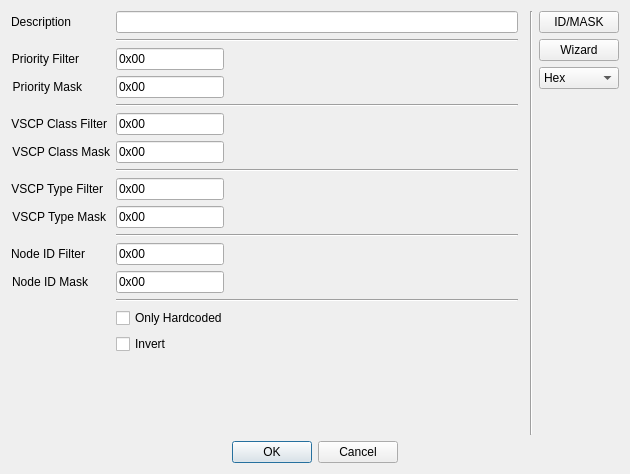
<?xml version="1.0" encoding="UTF-8"?>
<ui version="4.0">
 <class>CDlgLevel1Filter</class>
 <widget class="QDialog" name="CDlgLevel1Filter">
  <property name="geometry">
   <rect>
    <x>0</x>
    <y>0</y>
    <width>630</width>
    <height>474</height>
   </rect>
  </property>
  <property name="baseSize">
   <size>
    <width>0</width>
    <height>0</height>
   </size>
  </property>
  <property name="windowTitle">
   <string>VSCP Level I Filter</string>
  </property>
  <layout class="QGridLayout" name="gridLayout">
   <item row="0" column="3" colspan="3">
    <layout class="QVBoxLayout" name="verticalLayout">
     <item>
      <widget class="QPushButton" name="btnIdMask">
       <property name="text">
        <string>ID/MASK</string>
       </property>
      </widget>
     </item>
     <item>
      <widget class="QPushButton" name="btnWizard">
       <property name="enabled">
        <bool>true</bool>
       </property>
       <property name="text">
        <string>Wizard</string>
       </property>
      </widget>
     </item>
     <item>
      <widget class="QComboBox" name="comboNumberBase">
       <property name="enabled">
        <bool>true</bool>
       </property>
       <property name="currentText">
        <string>Hex</string>
       </property>
       <item>
        <property name="text">
         <string>Hex</string>
        </property>
       </item>
       <item>
        <property name="text">
         <string>Dec</string>
        </property>
       </item>
       <item>
        <property name="text">
         <string>Oct</string>
        </property>
       </item>
       <item>
        <property name="text">
         <string>Bin</string>
        </property>
       </item>
      </widget>
     </item>
     <item>
      <spacer name="verticalSpacer">
       <property name="orientation">
        <enum>Qt::Vertical</enum>
       </property>
       <property name="sizeHint" stdset="0">
        <size>
         <width>20</width>
         <height>40</height>
        </size>
       </property>
      </spacer>
     </item>
    </layout>
   </item>
   <item row="0" column="0">
    <layout class="QFormLayout" name="formLayout">
     <item row="0" column="0">
      <widget class="QLabel" name="label">
       <property name="text">
        <string>Description</string>
       </property>
       <property name="alignment">
        <set>Qt::AlignRight|Qt::AlignTrailing|Qt::AlignVCenter</set>
       </property>
      </widget>
     </item>
     <item row="0" column="1">
      <widget class="QLineEdit" name="editDescription">
       <property name="toolTip">
        <string>Description for VSCP Level I filter</string>
       </property>
       <property name="text">
        <string/>
       </property>
      </widget>
     </item>
     <item row="1" column="1">
      <widget class="Line" name="line">
       <property name="orientation">
        <enum>Qt::Horizontal</enum>
       </property>
      </widget>
     </item>
     <item row="2" column="0">
      <widget class="QLabel" name="label_5">
       <property name="text">
        <string>Priority Filter</string>
       </property>
       <property name="alignment">
        <set>Qt::AlignRight|Qt::AlignTrailing|Qt::AlignVCenter</set>
       </property>
       <property name="buddy">
        <cstring>editVscpPriorityFilter</cstring>
       </property>
      </widget>
     </item>
     <item row="2" column="1">
      <widget class="QLineEdit" name="editVscpPriorityFilter">
       <property name="sizePolicy">
        <sizepolicy hsizetype="Fixed" vsizetype="Fixed">
         <horstretch>0</horstretch>
         <verstretch>0</verstretch>
        </sizepolicy>
       </property>
       <property name="text">
        <string>0x00</string>
       </property>
      </widget>
     </item>
     <item row="3" column="0">
      <widget class="QLabel" name="label_8">
       <property name="text">
        <string>Priority Mask</string>
       </property>
       <property name="alignment">
        <set>Qt::AlignRight|Qt::AlignTrailing|Qt::AlignVCenter</set>
       </property>
       <property name="buddy">
        <cstring>editVscpPriorityMask</cstring>
       </property>
      </widget>
     </item>
     <item row="3" column="1">
      <widget class="QLineEdit" name="editVscpPriorityMask">
       <property name="sizePolicy">
        <sizepolicy hsizetype="Fixed" vsizetype="Fixed">
         <horstretch>0</horstretch>
         <verstretch>0</verstretch>
        </sizepolicy>
       </property>
       <property name="text">
        <string>0x00</string>
       </property>
      </widget>
     </item>
     <item row="4" column="1">
      <widget class="Line" name="line_6">
       <property name="orientation">
        <enum>Qt::Horizontal</enum>
       </property>
      </widget>
     </item>
     <item row="5" column="0">
      <widget class="QLabel" name="label_2">
       <property name="text">
        <string>VSCP Class Filter</string>
       </property>
       <property name="alignment">
        <set>Qt::AlignRight|Qt::AlignTrailing|Qt::AlignVCenter</set>
       </property>
       <property name="buddy">
        <cstring>editVscpClassFilter</cstring>
       </property>
      </widget>
     </item>
     <item row="5" column="1">
      <widget class="QLineEdit" name="editVscpClassFilter">
       <property name="sizePolicy">
        <sizepolicy hsizetype="Fixed" vsizetype="Fixed">
         <horstretch>0</horstretch>
         <verstretch>0</verstretch>
        </sizepolicy>
       </property>
       <property name="text">
        <string>0x00</string>
       </property>
      </widget>
     </item>
     <item row="6" column="0">
      <widget class="QLabel" name="label_6">
       <property name="text">
        <string>VSCP Class Mask</string>
       </property>
       <property name="alignment">
        <set>Qt::AlignRight|Qt::AlignTrailing|Qt::AlignVCenter</set>
       </property>
       <property name="buddy">
        <cstring>editVscpClassMask</cstring>
       </property>
      </widget>
     </item>
     <item row="6" column="1">
      <widget class="QLineEdit" name="editVscpClassMask">
       <property name="sizePolicy">
        <sizepolicy hsizetype="Fixed" vsizetype="Fixed">
         <horstretch>0</horstretch>
         <verstretch>0</verstretch>
        </sizepolicy>
       </property>
       <property name="text">
        <string>0x00</string>
       </property>
      </widget>
     </item>
     <item row="7" column="1">
      <widget class="Line" name="line_2">
       <property name="orientation">
        <enum>Qt::Horizontal</enum>
       </property>
      </widget>
     </item>
     <item row="8" column="0">
      <widget class="QLabel" name="label_4">
       <property name="text">
        <string>VSCP Type Filter</string>
       </property>
       <property name="alignment">
        <set>Qt::AlignRight|Qt::AlignTrailing|Qt::AlignVCenter</set>
       </property>
       <property name="buddy">
        <cstring>editVscpTypeFilter</cstring>
       </property>
      </widget>
     </item>
     <item row="8" column="1">
      <widget class="QLineEdit" name="editVscpTypeFilter">
       <property name="sizePolicy">
        <sizepolicy hsizetype="Fixed" vsizetype="Fixed">
         <horstretch>0</horstretch>
         <verstretch>0</verstretch>
        </sizepolicy>
       </property>
       <property name="text">
        <string>0x00</string>
       </property>
      </widget>
     </item>
     <item row="9" column="0">
      <widget class="QLabel" name="label_7">
       <property name="text">
        <string>VSCP Type Mask</string>
       </property>
       <property name="alignment">
        <set>Qt::AlignRight|Qt::AlignTrailing|Qt::AlignVCenter</set>
       </property>
       <property name="buddy">
        <cstring>editVscpTypeMask</cstring>
       </property>
      </widget>
     </item>
     <item row="9" column="1">
      <widget class="QLineEdit" name="editVscpTypeMask">
       <property name="sizePolicy">
        <sizepolicy hsizetype="Fixed" vsizetype="Fixed">
         <horstretch>0</horstretch>
         <verstretch>0</verstretch>
        </sizepolicy>
       </property>
       <property name="text">
        <string>0x00</string>
       </property>
      </widget>
     </item>
     <item row="10" column="1">
      <widget class="Line" name="line_3">
       <property name="orientation">
        <enum>Qt::Horizontal</enum>
       </property>
      </widget>
     </item>
     <item row="11" column="0">
      <widget class="QLabel" name="label_3">
       <property name="text">
        <string>Node ID Filter</string>
       </property>
       <property name="alignment">
        <set>Qt::AlignRight|Qt::AlignTrailing|Qt::AlignVCenter</set>
       </property>
       <property name="buddy">
        <cstring>editVscpNodeIdFilter</cstring>
       </property>
      </widget>
     </item>
     <item row="11" column="1">
      <widget class="QLineEdit" name="editVscpNodeIdFilter">
       <property name="sizePolicy">
        <sizepolicy hsizetype="Fixed" vsizetype="Fixed">
         <horstretch>0</horstretch>
         <verstretch>0</verstretch>
        </sizepolicy>
       </property>
       <property name="toolTip">
        <string>Address to remote host. Prefix with stcp:// for SSL/TLS</string>
       </property>
       <property name="text">
        <string>0x00</string>
       </property>
      </widget>
     </item>
     <item row="12" column="0">
      <widget class="QLabel" name="label_9">
       <property name="text">
        <string>Node ID Mask</string>
       </property>
       <property name="alignment">
        <set>Qt::AlignRight|Qt::AlignTrailing|Qt::AlignVCenter</set>
       </property>
       <property name="buddy">
        <cstring>editVscpNodeIdMask</cstring>
       </property>
      </widget>
     </item>
     <item row="12" column="1">
      <widget class="QLineEdit" name="editVscpNodeIdMask">
       <property name="sizePolicy">
        <sizepolicy hsizetype="Fixed" vsizetype="Fixed">
         <horstretch>0</horstretch>
         <verstretch>0</verstretch>
        </sizepolicy>
       </property>
       <property name="toolTip">
        <string>Address to remote host. Prefix with stcp:// for SSL/TLS</string>
       </property>
       <property name="text">
        <string>0x00</string>
       </property>
      </widget>
     </item>
     <item row="13" column="1">
      <widget class="Line" name="line_5">
       <property name="orientation">
        <enum>Qt::Horizontal</enum>
       </property>
      </widget>
     </item>
     <item row="14" column="1">
      <widget class="QCheckBox" name="chkHardcoded">
       <property name="text">
        <string>Only Hardcoded</string>
       </property>
      </widget>
     </item>
     <item row="15" column="1">
      <widget class="QCheckBox" name="chkInvert">
       <property name="text">
        <string>Invert</string>
       </property>
      </widget>
     </item>
    </layout>
   </item>
   <item row="6" column="0" colspan="6">
    <widget class="QDialogButtonBox" name="buttonBox">
     <property name="orientation">
      <enum>Qt::Horizontal</enum>
     </property>
     <property name="standardButtons">
      <set>QDialogButtonBox::Cancel|QDialogButtonBox::Ok</set>
     </property>
     <property name="centerButtons">
      <bool>true</bool>
     </property>
    </widget>
   </item>
   <item row="0" column="2">
    <widget class="Line" name="line_4">
     <property name="orientation">
      <enum>Qt::Vertical</enum>
     </property>
    </widget>
   </item>
  </layout>
 </widget>
 <tabstops>
  <tabstop>editDescription</tabstop>
  <tabstop>editVscpPriorityFilter</tabstop>
  <tabstop>editVscpPriorityMask</tabstop>
  <tabstop>editVscpClassFilter</tabstop>
  <tabstop>editVscpClassMask</tabstop>
  <tabstop>editVscpTypeFilter</tabstop>
  <tabstop>editVscpTypeMask</tabstop>
  <tabstop>editVscpNodeIdFilter</tabstop>
  <tabstop>editVscpNodeIdMask</tabstop>
  <tabstop>chkHardcoded</tabstop>
  <tabstop>chkInvert</tabstop>
  <tabstop>btnWizard</tabstop>
 </tabstops>
 <resources/>
 <connections>
  <connection>
   <sender>buttonBox</sender>
   <signal>accepted()</signal>
   <receiver>CDlgLevel1Filter</receiver>
   <slot>accept()</slot>
   <hints>
    <hint type="sourcelabel">
     <x>257</x>
     <y>464</y>
    </hint>
    <hint type="destinationlabel">
     <x>157</x>
     <y>274</y>
    </hint>
   </hints>
  </connection>
  <connection>
   <sender>buttonBox</sender>
   <signal>rejected()</signal>
   <receiver>CDlgLevel1Filter</receiver>
   <slot>reject()</slot>
   <hints>
    <hint type="sourcelabel">
     <x>325</x>
     <y>464</y>
    </hint>
    <hint type="destinationlabel">
     <x>286</x>
     <y>274</y>
    </hint>
   </hints>
  </connection>
 </connections>
</ui>
